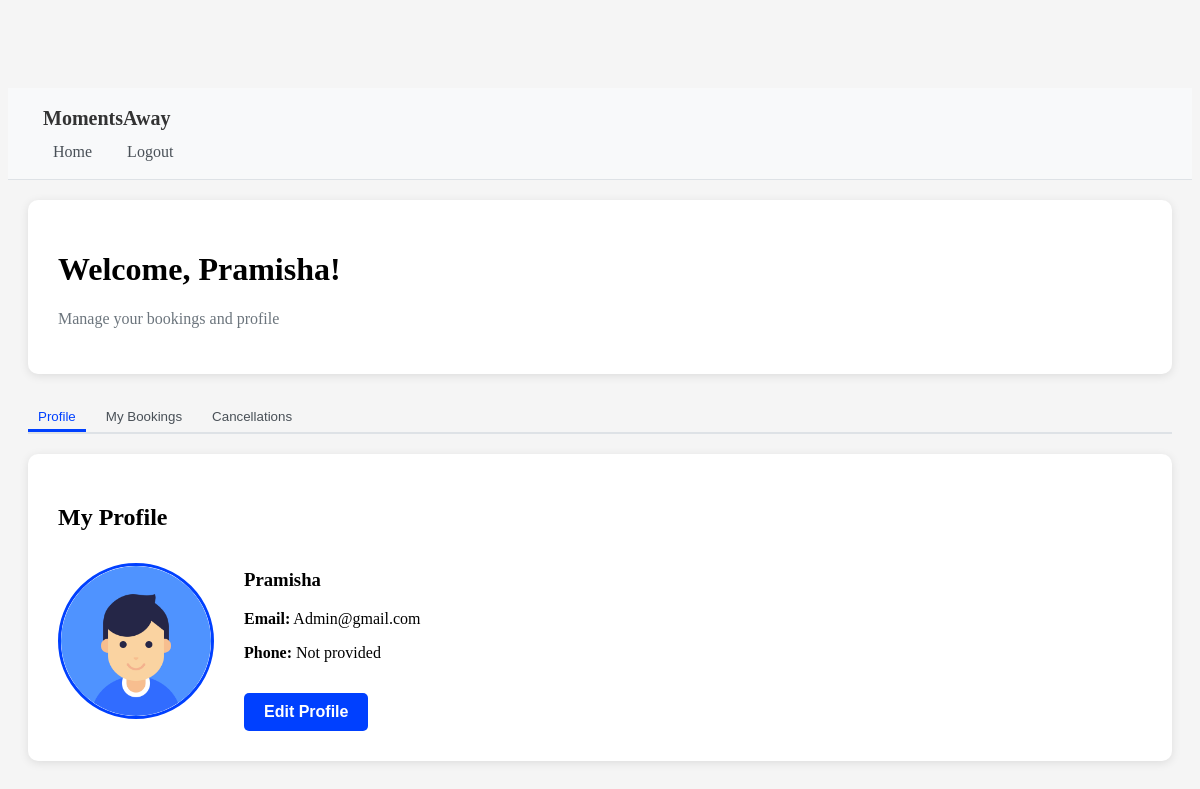
The page /customer/dashboard.php (signed in) on the database its author committed.
### tables this page shows
CREATE TABLE `signup` (
  `UserID` int(100) NOT NULL,
  `Username` varchar(50) NOT NULL,
  `Email` varchar(50) NOT NULL,
  `Password` varchar(50) NOT NULL,
  `Phone` varchar(20) DEFAULT NULL,
  `Country` varchar(50) DEFAULT NULL,
  `Address` text DEFAULT NULL,
  `ProfileImage` varchar(255) DEFAULT NULL
);

### customer/dashboard.php (the view, shortened to what this page needs)
<?php
include '../config.php';
$usermail = $_SESSION['usermail'] ?? '';
$user_sql = "SELECT * FROM signup WHERE Email = '$usermail'";
$user_result = mysqli_query($conn, $user_sql);
$user = mysqli_fetch_array($user_result);
?>
<!DOCTYPE html>
<html lang="en">
<head>
    <link rel="stylesheet" href="../css/common.css">
</head>
<body>
    <nav class="navbar navbar-expand-lg navbar-light bg-light fixed-top">
        <div class="container-fluid">
            <a class="navbar-brand" href="../home.php">
                MomentsAway
            </a>
            <div class="navbar-nav ms-auto">
                <a class="nav-link" href="../home.php">Home</a>
                <a class="nav-link" href="../logout.php">Logout</a>
            </div>
        </div>
    </nav>
    <div class="dashboard-container">
        <div class="dashboard-header">
            <h1>Welcome, <?php echo htmlspecialchars($user['Username']); ?>!</h1>
            <p class="text-muted">Manage your bookings and profile</p>
        </div>
        <ul class="nav nav-tabs" id="dashboardTabs" role="tablist">
            <li class="nav-item" role="presentation">
                <button class="nav-link active" id="profile-tab" data-target="profile" type="button">Profile</button>
            </li>
            <li class="nav-item" role="presentation">
                <button class="nav-link" id="bookings-tab" data-target="bookings" type="button">My Bookings</button>
            </li>
            <li class="nav-item" role="presentation">
                <button class="nav-link" id="cancellations-tab" data-target="cancellations" type="button">Cancellations</button>
            </li>
        </ul>
        <div class="tab-content" id="dashboardTabsContent">
            <div class="tab-pane fade show active" id="profile" role="tabpanel">
                <h2>My Profile</h2>
                <div class="profile-section">
                    <img src="<?php echo $user['ProfileImage'] ? '../' . htmlspecialchars($user['ProfileImage']) : '../image/Profile.png'; ?>" alt="Profile" class="profile-image">
                    <div class="profile-info">
                        <h3><?php echo htmlspecialchars($user['Username']); ?></h3>
                        <p><strong>Email:</strong> <?php echo htmlspecialchars($user['Email']); ?></p>
                        <p><strong>Phone:</strong> <?php echo htmlspecialchars($user['Phone'] ?? 'Not provided'); ?></p>
                        <button class="btn btn-primary mt-3" onclick="editProfile()">Edit Profile</button>
                    </div>
                </div>
            </div>
        </div>
    </div>
</body>
</html>

### css/common.css (style rules this page uses)
.btn { display: inline-block; padding: 10px 20px; font-size: 16px; font-weight: bold; text-align: center; text-decoration: none; border: none; border-radius: 5px; cursor: pointer; transition: all 0.3s ease; box-sizing: border-box; max-width: 100%; word-wrap: break-word; }
.btn-primary { background-color: #0040ff; color: white; }
.text-muted { color: #6c757d; }
.mt-3 { margin-top: 15px; }
.container-fluid { width: 100%; padding: 0 15px; }
.nav-tabs { display: flex; list-style: none; padding: 0; margin: 0; border-bottom: 2px solid #dee2e6; }
.nav-item { margin-right: 10px; }
.nav-link { display: block; padding: 10px 20px; color: #495057; text-decoration: none; border: none; background: none; cursor: pointer; border-bottom: 3px solid transparent; transition: all 0.3s ease; }
.nav-link.active { color: #0040ff; border-bottom-color: #0040ff; }
.tab-pane { display: none; }
.tab-pane.active { display: block; }
.navbar { display: flex; justify-content: space-between; align-items: center; padding: 10px 20px; background: #f8f9fa; border-bottom: 1px solid #dee2e6; }
.navbar-brand { display: flex; align-items: center; font-size: 20px; font-weight: bold; text-decoration: none; color: #333; }
.navbar-nav { display: flex; list-style: none; margin: 0; padding: 0; gap: 15px; }
.nav-link { text-decoration: none; color: #495057; padding: 5px 10px; }

### customer/dashboard.php (style rules this page uses)
body { background: #f5f5f5; padding-top: 80px; }
.dashboard-container { max-width: 1200px; margin: 0 auto; padding: 20px; box-sizing: border-box; }
.dashboard-header { background: white; border-radius: 10px; padding: 30px; margin-bottom: 30px; box-shadow: 0 2px 10px rgba(0,0,0,0.1); }
.nav-tabs { border-bottom: 2px solid #dee2e6; }
.nav-tabs .nav-link { color: #495057; border: none; border-bottom: 3px solid transparent; }
.nav-tabs .nav-link.active { color: #0040ff; border-bottom-color: #0040ff; background: transparent; }
.tab-content { background: white; border-radius: 10px; padding: 30px; margin-top: 20px; box-shadow: 0 2px 10px rgba(0,0,0,0.1); }
.profile-section { display: flex; gap: 30px; align-items: center; }
.profile-image { width: 150px; height: 150px; border-radius: 50%; object-fit: cover; border: 3px solid #0040ff; }

### rows shown on the page
signup: Username "Pramisha", Email "Admin@gmail.com", Phone "Not provided"
